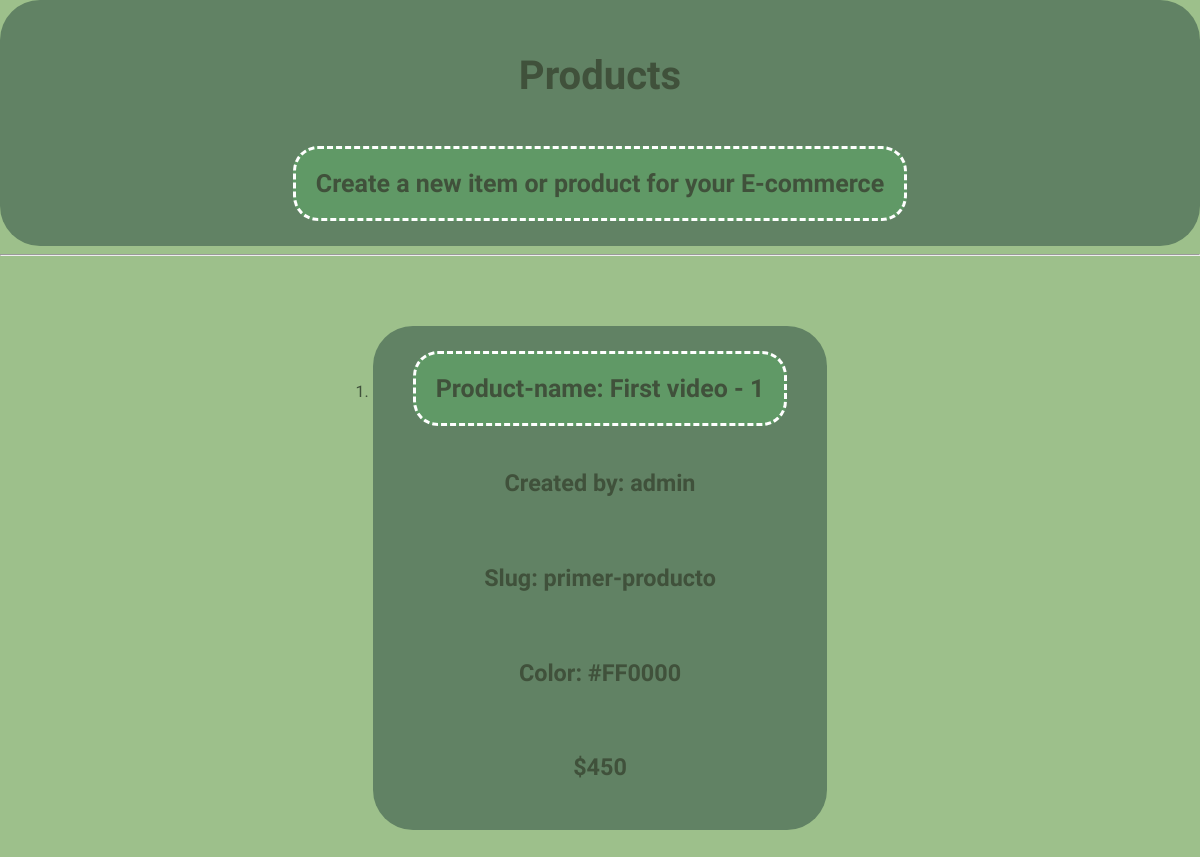
Screenshot of /my-products/ (signed in) with the database file from the repository.
### model_products/models.py (models this page shows, shortened)
class Product(models.Model):
    user = models.ForeignKey(User, blank=True, null=True, on_delete=models.SET_NULL) # user foreign key
    title = models.CharField(max_length=60) # title product
    slug = models.SlugField(unique=True) # slug product
    color = ColorField(default='#FF0000') # color product
    created = models.DateTimeField(auto_now_add=True) # created date
    price = models.IntegerField(default=450) # price product

### model_products/views.py (the view)
# urls.py: path('my-products/', ProtectedListView.as_view()),
class ProtectedListView(LoginRequiredMixin,TemplateTitleMixin,ListView):
    model = Product
    title = 'Products'
    template_name = 'pages/products.html'
    def get_queryset(self):
        product = Product.objects.filter(user=self.request.user)
        return product

### model_products/mixins.py (called while the page is built)
    def get_context_data(self,*args,**kwargs):
        context = super().get_context_data(*args,**kwargs)
        context['title'] = self.get_title()
        return context

    def get_title(self):
        return self.title

### model_products/templates/pages/products.html (shortened to what this page needs)
{% load static %}
<!DOCTYPE html>
<html lang="en">
<head>
    <link rel='stylesheet' href="{% static 'dear_app/listwo.css' %}">
</head>
<body>
    <div>
        {% if title %}
            <h1>{{ title }}</h1>
        {% endif %}
        <a href='/creating-products/'>Create a new item or product for your E-commerce</a>
    </div>
    <hr>
    <ol>
        {% for object in object_list %}
            <li>
                <div>
                    <a href='/detail/{{object.slug}}/'>Product-name: {{object.title}} - {{object.id}}</a>
                    <h3>Created by: {{object.user}}</h3>
                    <h3>Slug: {{object.slug}}</h3>
                    <h3>Color: {{object.color}}</h3>
                    <h3>${{object.price}}</h3>
                </div>
            </li>
        {% endfor %}
    </ol>
</body>
</html>

### dear_app/static/dear_app/listwo.css (style rules this page uses)
:root { --first: 25px; }
*,*:before,*:after { box-sizing: border-box; }
body,html { height: 3500px; }
body { padding: 0; margin: 0; font-family: 'REM', sans-serif; background-color: rgb(157, 192, 139); color: rgb(64, 81, 59); }
div { background-color: rgb(97, 130, 100); border-radius: 40px; font-size: 20px; display: flex; flex-direction: column; padding: var(--first) 40px; align-items: center; gap: 20px; }
div a,input { text-decoration: none; font-size: var(--first); padding: 15px; border-radius: 25px; font-weight: bold; }
div a { background-color: rgb(96, 153, 102); border: dashed white 3px; padding: 20px; }
ol { margin: 30px; display: flex; flex-flow: row wrap; gap: 50px; justify-content: space-evenly; padding: 40px; }
a { text-decoration: none; font-weight: bold; font-size: 17px; color: rgb(64, 81, 59); }

### rows the page displays
Product: title "First video", id "1", user "admin", slug "primer-producto", color "#FF0000", price "450"

### other values shown
{{ title }} "Products"
